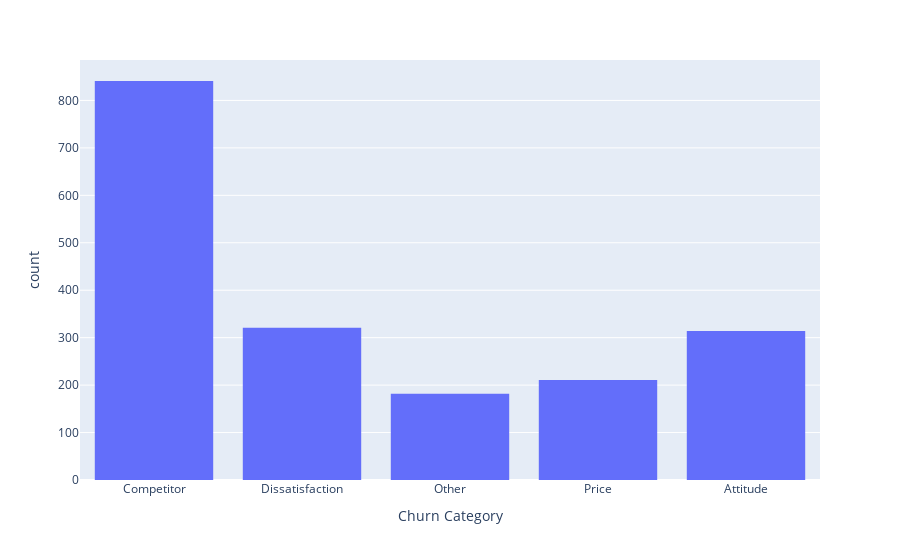

Source (notebook cell):
### Code cell
fig = px.histogram(churn_col, x="Churn Category")
fig.show()

### Figure 1 — Plotly figure (JSON) as saved in the notebook; plotly's stock layout.template omitted (floating-point values rounded to 4 significant figures; data arrays with more than 128 entries replaced by an {"elided": "..."} marker saying what was removed)
{"data": [{"alignmentgroup": "True", "bingroup": "x", "hovertemplate": "Churn Category=%{x}<br>count=%{y}<extra></extra>", "legendgroup": "", "marker": {"color": "#636efa", "pattern": {"shape": ""}}, "name": "", "offsetgroup": "", "orientation": "v", "showlegend": false, "type": "histogram", "x": {"elided": "7043 str values"}, "xaxis": "x", "yaxis": "y"}], "layout": {"barmode": "relative", "legend": {"tracegroupgap": 0}, "margin": {"t": 60}, "xaxis": {"anchor": "y", "domain": [0, 1], "title": {"text": "Churn Category"}}, "yaxis": {"anchor": "x", "domain": [0, 1], "title": {"text": "count"}}}}
